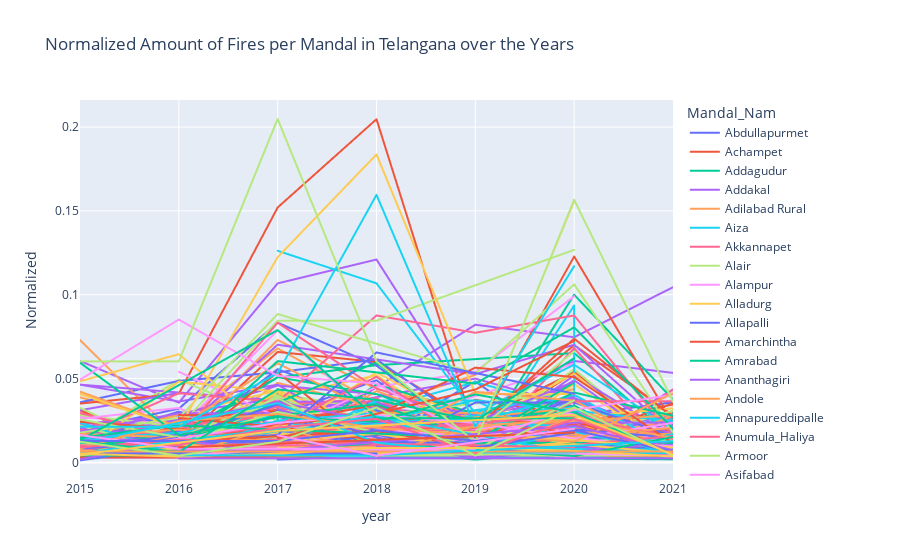

This figure's notebook cell:
### Code cell
fig = px.line(new_geo_mandal, x="year", y="Normalized", color='Mandal_Nam', title='Normalized Amount of Fires per Mandal in Telangana over the Years')
fig.show()
